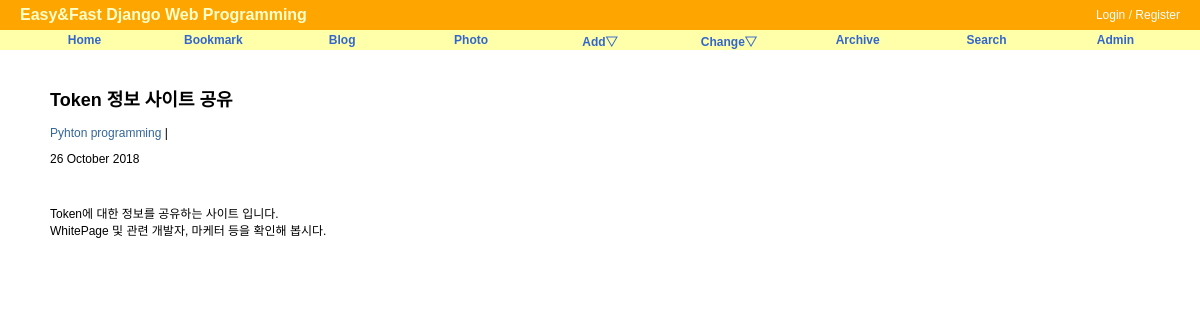
/blog/post/token-정보-사이트-공유, run on an earlier commit of the app's database.
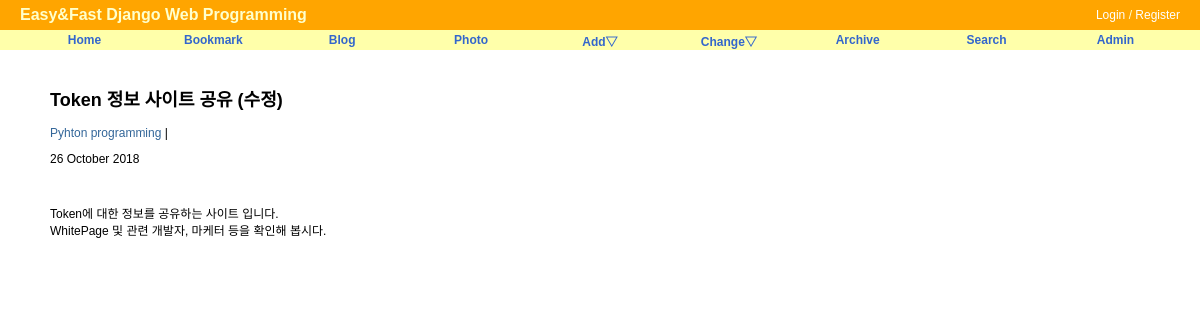
And on a later commit of the database.
### blog/models.py (models this page shows, shortened)
class Post(models.Model):
    title       = models.CharField('TITLE', max_length=50)
    slug        = models.SlugField('SLUG', unique=True, allow_unicode=True, help_text='one word for title alias.')
    description = models.CharField('DESCRIPTION', max_length=100, blank=True, null=True, help_text='simple descripton text.')
    content     = models.TextField('CONTENT')
    create_date = models.DateTimeField('Create Date', auto_now_add=True)
    modify_date = models.DateTimeField('Modify Date', auto_now=True)
    owner = models.ForeignKey(User, null=True, on_delete=models.CASCADE)
    class Meta:
        verbose_name = 'post'
        verbose_name_plural = 'posts'
        db_table = 'blog_posts'
        ordering = ('-modify_date',)
    def __str__(self):
        return self.title
    def get_absolute_url(self):
        return reverse('blog:post_detail', args=(self.slug,))
    def get_previous_post(self):
        return self.get_previous_by_modify_date()
    def get_next_post(self):
        return self.get_next_by_modify_date()

### blog/views.py (the view)
# urls.py: path('post/<str:slug>', PostDV.as_view(), name='post_detail'),
class PostDV(DetailView): # select * from where blog_post where slug=?
    model = Post

### blog/templates/blog/post_detail.html (shortened to what this page needs)
{% extends "base.html" %}
{% block content %}
<div id="content">
<h2>{{ object.title }}</h2>
<p class="other_posts">
    <a href="{{ object.get_previous_post.get_absolute_url }}">
        {{ object.get_previous_post }}
    </a>
    |
</p>
<p class="date">
    {{ object.modify_date|date:"j F Y" }}
</p>
<br/>
<div class="body">
    {{ object.content|linebreaks }}
</div>
</div>
{% endblock %}

What changed in the data, as far as the page shows it:
changed Post "Token에 대한 정보를 공유하는 사이트 입니다. WhitePage 및 관련 개발자, 마케터 등을 확인해 봅시다.": title "Token 정보 사이트 공유" → "Token 정보 사이트 공유 (수정)"
